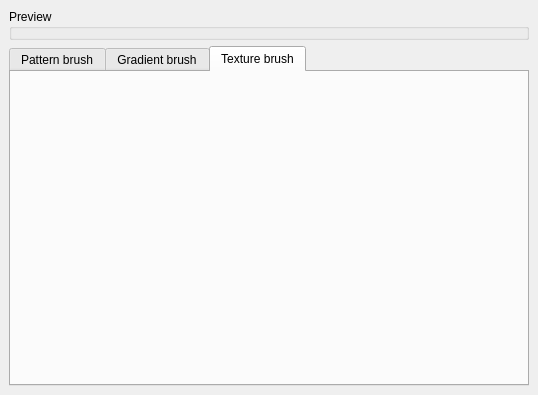
<?xml version="1.0" encoding="UTF-8"?>
<ui version="4.0">
 <class>BrushEditorForm</class>
 <widget class="QWidget" name="BrushEditorForm">
  <property name="geometry">
   <rect>
    <x>0</x>
    <y>0</y>
    <width>538</width>
    <height>395</height>
   </rect>
  </property>
  <property name="windowTitle">
   <string>Brush properties</string>
  </property>
  <layout class="QVBoxLayout">
   <property name="spacing">
    <number>6</number>
   </property>
   <property name="leftMargin">
    <number>9</number>
   </property>
   <property name="topMargin">
    <number>9</number>
   </property>
   <property name="rightMargin">
    <number>9</number>
   </property>
   <property name="bottomMargin">
    <number>9</number>
   </property>
   <item>
    <widget class="QGroupBox" name="PreviewBox">
     <property name="title">
      <string>Preview</string>
     </property>
    </widget>
   </item>
   <item>
    <widget class="QTabWidget" name="BrushPropsTab">
     <property name="currentIndex">
      <number>2</number>
     </property>
     <widget class="QWidget" name="patternBrushTab">
      <attribute name="title">
       <string>Pattern brush</string>
      </attribute>
      <layout class="QVBoxLayout">
       <property name="spacing">
        <number>6</number>
       </property>
       <property name="leftMargin">
        <number>9</number>
       </property>
       <property name="topMargin">
        <number>9</number>
       </property>
       <property name="rightMargin">
        <number>9</number>
       </property>
       <property name="bottomMargin">
        <number>9</number>
       </property>
       <item>
        <widget class="QGroupBox" name="styleBox">
         <property name="title">
          <string>Style</string>
         </property>
         <layout class="QGridLayout">
          <property name="leftMargin">
           <number>9</number>
          </property>
          <property name="topMargin">
           <number>9</number>
          </property>
          <property name="rightMargin">
           <number>9</number>
          </property>
          <property name="bottomMargin">
           <number>9</number>
          </property>
          <property name="spacing">
           <number>6</number>
          </property>
          <item row="4" column="0">
           <widget class="QRadioButton" name="dense3PatternButton">
            <property name="text">
             <string>Dense 3</string>
            </property>
           </widget>
          </item>
          <item row="4" column="1">
           <widget class="QRadioButton" name="HorPatternButton">
            <property name="text">
             <string>Horizontal lines</string>
            </property>
           </widget>
          </item>
          <item row="4" column="2">
           <widget class="QRadioButton" name="DiagCrossPatternButton">
            <property name="text">
             <string>Crossing diagonal lines</string>
            </property>
           </widget>
          </item>
          <item row="0" column="1">
           <widget class="QRadioButton" name="dense4PatternButton">
            <property name="text">
             <string>Dense 4</string>
            </property>
           </widget>
          </item>
          <item row="2" column="0">
           <widget class="QRadioButton" name="dense1PatternButton">
            <property name="text">
             <string>Dense 1</string>
            </property>
           </widget>
          </item>
          <item row="1" column="0">
           <widget class="QRadioButton" name="solidPatternButton">
            <property name="text">
             <string>Solid</string>
            </property>
           </widget>
          </item>
          <item row="0" column="0">
           <widget class="QRadioButton" name="noBrushButton">
            <property name="text">
             <string>No brush</string>
            </property>
           </widget>
          </item>
          <item row="3" column="0">
           <widget class="QRadioButton" name="dense2PatternButton">
            <property name="text">
             <string>Dense 2</string>
            </property>
           </widget>
          </item>
          <item row="1" column="1">
           <widget class="QRadioButton" name="dense5PatternButton">
            <property name="text">
             <string>Dense 5</string>
            </property>
           </widget>
          </item>
          <item row="3" column="2">
           <widget class="QRadioButton" name="FDiagPatternButton">
            <property name="text">
             <string>Forward diagonal lines</string>
            </property>
           </widget>
          </item>
          <item row="3" column="1">
           <widget class="QRadioButton" name="dense7PatternButton">
            <property name="text">
             <string>Dense 7</string>
            </property>
           </widget>
          </item>
          <item row="2" column="1">
           <widget class="QRadioButton" name="dense6PatternButton">
            <property name="text">
             <string>Dense 6</string>
            </property>
           </widget>
          </item>
          <item row="0" column="2">
           <widget class="QRadioButton" name="VerPatternButton">
            <property name="text">
             <string>Verital lines</string>
            </property>
           </widget>
          </item>
          <item row="2" column="2">
           <widget class="QRadioButton" name="BDiagPatternButton">
            <property name="text">
             <string>Backward diagonal lines</string>
            </property>
           </widget>
          </item>
          <item row="1" column="2">
           <widget class="QRadioButton" name="CrossPatternButton">
            <property name="text">
             <string>Cross lines</string>
            </property>
           </widget>
          </item>
         </layout>
        </widget>
       </item>
       <item>
        <widget class="QGroupBox" name="colorBox">
         <property name="title">
          <string>Color</string>
         </property>
        </widget>
       </item>
      </layout>
     </widget>
     <widget class="QWidget" name="gradientBrushTab">
      <attribute name="title">
       <string>Gradient brush</string>
      </attribute>
      <layout class="QGridLayout">
       <property name="leftMargin">
        <number>9</number>
       </property>
       <property name="topMargin">
        <number>9</number>
       </property>
       <property name="rightMargin">
        <number>9</number>
       </property>
       <property name="bottomMargin">
        <number>9</number>
       </property>
       <property name="spacing">
        <number>6</number>
       </property>
       <item row="0" column="0">
        <widget class="QGroupBox" name="gradientBox">
         <property name="title">
          <string>Gradient</string>
         </property>
        </widget>
       </item>
      </layout>
     </widget>
     <widget class="QWidget" name="textureBrushTab">
      <attribute name="title">
       <string>Texture brush</string>
      </attribute>
     </widget>
    </widget>
   </item>
  </layout>
 </widget>
 <resources/>
 <connections/>
</ui>
